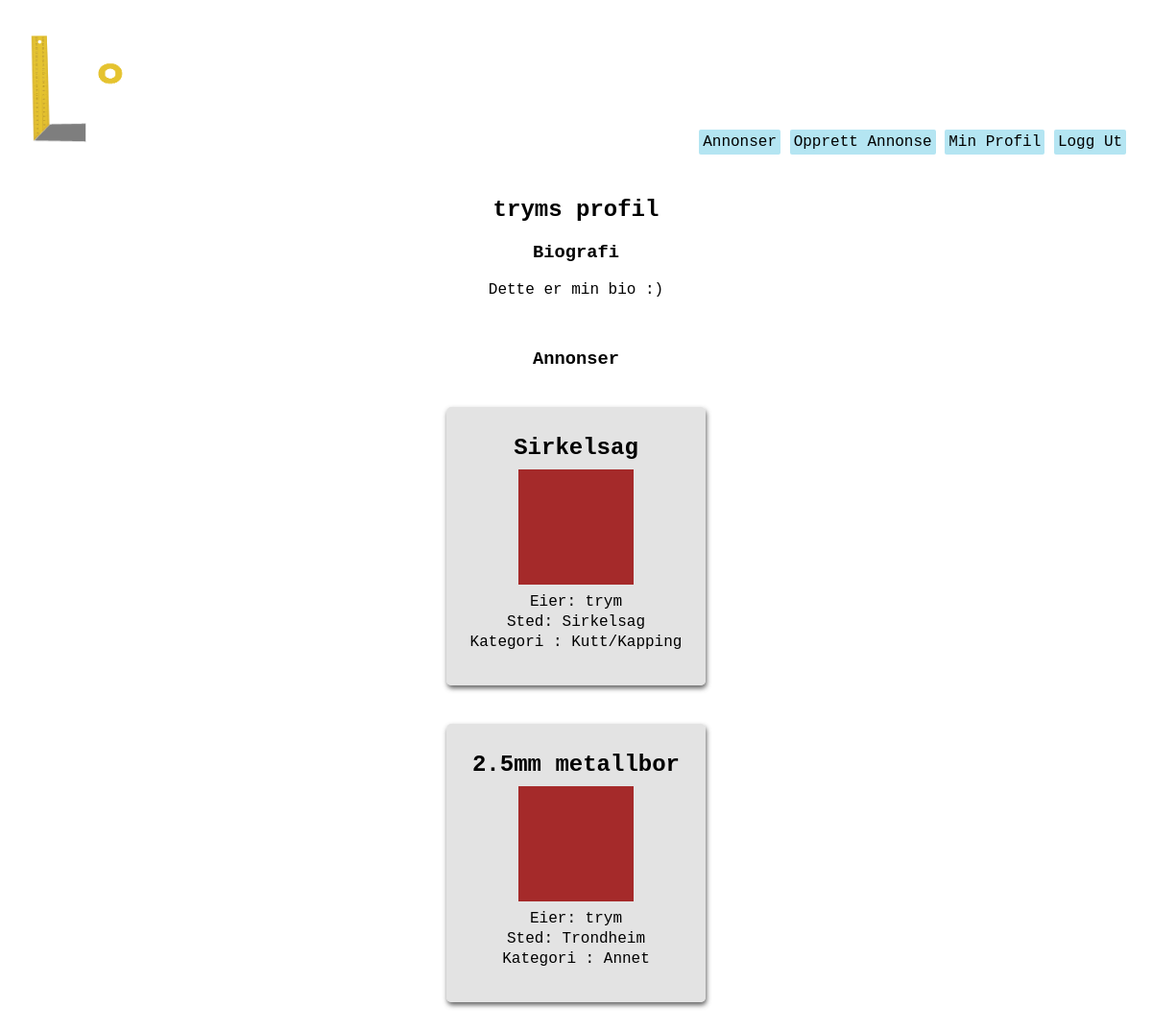
Before: /users/profile/trym (signed in) with the older database file.
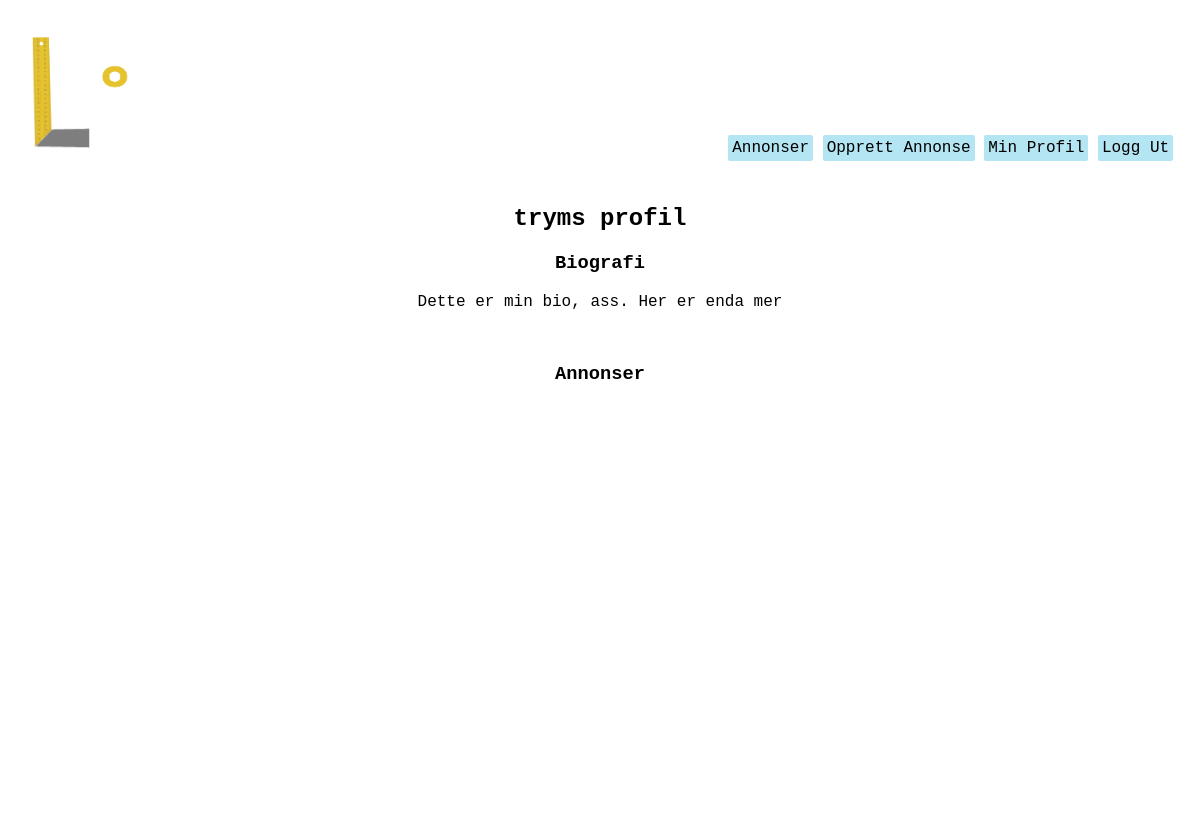
After: the same page with the newer database file.
### users/models.py (models this page shows, shortened)
class Profile(models.Model):
    user = models.OneToOneField(User, on_delete=models.CASCADE)
    bio = models.TextField(verbose_name="Biografi", null=True)

### homepage/models.py (models this page shows, shortened)
class Listing(models.Model):
    owner = models.ForeignKey(User, verbose_name = 'User', on_delete=models.CASCADE, null=True) #user burde kanskje endres til settings.AUTH_USER_MODEL. må i så fall django.conf import settings
    title = models.CharField(max_length=50, verbose_name="Tittel")
    loaned = models.BooleanField(default=False, verbose_name="Utlånt?")
    price = models.PositiveSmallIntegerField(verbose_name='Pris', default=0)
    location = models.CharField(max_length=100, verbose_name="Sted") #burde kanskje være annet enn CharField. Gjør det vanskelig å sortere etter denne attributten
    description = models.TextField(verbose_name="Beskrivelse")
    SW = 1
    PT = 2
    WD = 3
    CT = 4
    SV = 5
    BO = 6
    OT = 7
    CATEGORY_CHOICES = (
        (SW, 'Saging'),
        (PT, 'Maling'),
        (WD, 'Sveising'),
        (CT, 'Kutt/Kapping'),
        (SV, 'Skruverktøy'),
        (BO, 'Slagverktøy'),
        (OT, 'Annet'),
    )
    category = models.PositiveSmallIntegerField(
        choices = CATEGORY_CHOICES,
        default = OT,
        verbose_name="Kategori",
    )

### users/views.py (the view)
# urls.py: path('profile', views.my_profile, name='my_profile'),
@login_required
def profile(request, userstring):
    requested_user = User.objects.get(username = userstring)
    user_listings = requested_user.listing_set.all()
    user_profile = requested_user.profile
    context = {'user': requested_user, 'listings': user_listings, 'profile': user_profile}
    return render(request, 'users/profile.html', context)

### users/templates/users/profile.html (shortened to what this page needs)
{% extends "users/base.html" %}
{% block content %}
    <div>
        <h2>{{user.username}}s profil</h2>
        <div>
            <h3>Biografi</h3>
            <p>
                {{profile.bio}}
            </p>
        </div>
        <br>
        <div>
            <h3>Annonser</h3>
            {% for listing in listings %}
            <div class="listingDIV">
                <a href="{% url 'homepage:listing' listing_id=listing.id %}" class="listingLink">invisible link!</a>
                <div class="listingContent">
                    <h2>{{listing.title}}</h2>
                    <div class="listingImg"></div>
                    <p>Eier: {{listing.owner}}</p>
                    <p>Sted: {{listing.location}}</p>
                    <p>Kategori : {{listing.get_category_display}}</p>
                    <br>
                </div>
            </div>
            {% endfor %}
        </div>
    </div>
{% endblock content %}

Changed rows visible on the page:
no longer on this page (row edited): Listing: title "Sirkelsag", owner "trym", location "Sirkelsag", category "Kutt/Kapping"
removed Listing: title "2.5mm metallbor", owner "trym", location "Trondheim", category "Annet"
changed Profile: bio "Dette er min bio :)" → "Dette er min bio, ass. Her er enda mer"
